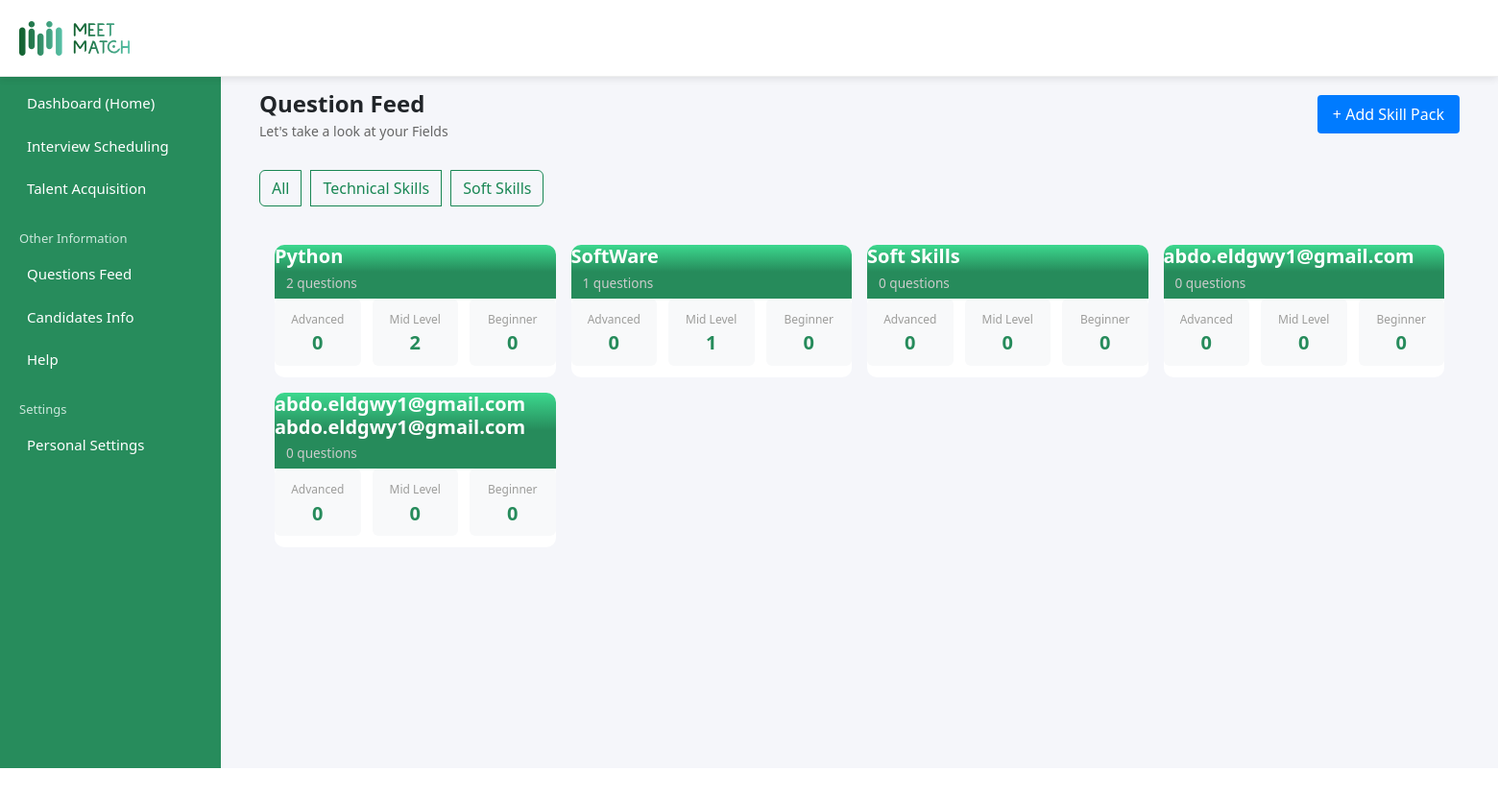
The page /admin_dashboard/questions/ (signed in) on the database its author committed.
### questions/models.py (models this page shows, shortened)
class Field(models.Model):
    typeChoices = [
        ('Techincal', 'Techincal'),
        ('Soft Skill', 'Soft Skill'),
    ]
    created_by = models.ForeignKey(User, on_delete=models.CASCADE)
    field_type = models.CharField(max_length=50, choices=typeChoices, default='Techincal')
    name = models.CharField(max_length=100)
    slug = models.SlugField(max_length=100, unique=True, blank=True)

### questions/views.py (the view, shortened to what this page needs)
# urls.py: path('', views.question_feed, name='questions'),
@login_required
def question_feed(request):
    fields = Field.objects.filter(created_by=request.user)
    field_data = []
    for field in fields:
        questions = Question.objects.filter(field=field)
        field_data.append({
            'field_id': field.id,
            'field_type': field.field_type,
            'field_name': field.name,
            'field_slug': field.slug,
            'total': questions.count(),
            'advanced': questions.filter(level='Advanced').count(),
            'mid': questions.filter(level='Mid').count(),
            'beginner': questions.filter(level='Beginner').count(),
        })
    context = {
        'field_data': field_data,
        'question_form': QuestionForm(),
        'field_form': FieldForm(user=request.user),
    }
    return render(request, 'admin/question_feed.html', context)

### templates/admin/question_feed.html (shortened to what this page needs)
{% extends 'admin_base.html' %}
{% load static %}
{% block extra_css %}
  <link href="https://cdn.jsdelivr.net/npm/select2@4.1.0-rc.0/dist/css/select2.min.css" rel="stylesheet" />
  <link href="https://cdn.jsdelivr.net/npm/bootstrap@5.1.3/dist/css/bootstrap.min.css" rel="stylesheet">
  <link rel="stylesheet" href="{% static 'css/question.css' %}">
{% endblock %}
{% block content %}
      <div class="question-header">
        <div>
          <div class="question-title">Question Feed</div>
          <div class="question-subtitle">Let's take a look at your Fields</div>
        </div>
        <div class="header-buttons">
          <button class="create-btn" onclick="openFieldPopup()">+ Add Skill Pack</button>
        </div>
      </div>
<div class="btn-group mb-4" role="group" aria-label="Filter Fields" style="gap: 10px;">
  <button type="button" class="btn btn-outline-success custom-filter-btn" onclick="filterFields('All')">All</button>
  <button type="button" class="btn btn-outline-success custom-filter-btn" onclick="filterFields('Techincal')">Technical Skills</button>
  <button type="button" class="btn btn-outline-success custom-filter-btn" onclick="filterFields('Soft Skill')">Soft Skills</button>
</div>
      <div class="cards-container">
        {% for item in field_data %}
          <div class="card-wrapper" data-field-type="{{ item.field_type|default:'Techincal' }}">
            <a href="{% url 'Questions:edit_question' item.field_slug %}" class="card-link">
              <div class="question-card">
                <div class="card-header">
                  <h3>{{ item.field_name }}</h3>
                  <div class="question-total">{{ item.total }} questions</div>
                </div>
                <div class="card-body">
                  <div class="level-stats">
                    <div class="level-item">
                      <div class="level-label">Advanced</div>
                      <div class="level-value">{{ item.advanced }}</div>
                    </div>
                    <div class="level-item">
                      <div class="level-label">Mid Level</div>
                      <div class="level-value">{{ item.mid }}</div>
                    </div>
                    <div class="level-item">
                      <div class="level-label">Beginner</div>
                      <div class="level-value">{{ item.beginner }}</div>
                    </div>
                  </div>
                </div>
              </div>
            </a>
          </div>
        {% endfor %}
      </div>
    </div>
  </div>
  <link rel="stylesheet" href="https://cdnjs.cloudflare.com/ajax/libs/font-awesome/5.15.4/css/all.min.css">
{% endblock %}

### static/css/style.css (style rules this page uses)
* { margin: 0; padding: 0; box-sizing: border-box; font-family: 'Segoe UI', sans-serif; }
body, html { height: 100%; background-color: #fff; }
body { color: #1a1a1a; }

### static/css/question.css (style rules this page uses)
.question-header { display: flex; justify-content: space-between; align-items: center; margin-bottom: 30px; }
.question-title { font-size: 24px; font-weight: bold; }
.question-subtitle { font-size: 14px; color: #666; }
.create-btn { padding: 0.5rem 1rem; border: none; border-radius: 4px; background-color: #007bff; color: white; cursor: pointer; transition: background-color 0.2s; }
.question-card { background: white; border-radius: 10px; box-shadow: 0 2px 4px rgba(255, 255, 255, 0.08); overflow: hidden; transition: all 0.3s ease; height: 100%; display: flex; flex-direction: column; }
.question-card h3 { margin-bottom: 6px; }
.question-card { font-size: 13px; color: #ccc; margin-bottom: 12px; }
.header-buttons { display: flex; gap: 1rem; }
.cards-container { display: grid; grid-template-columns: repeat(auto-fill, minmax(280px, 1fr)); gap: 1rem; padding: 1rem; width: 100%; max-width: 1400px; margin: 0 auto; }
.card-link { text-decoration: none; color: inherit; transition: transform 0.2s ease; height: 100%; }
.card-header { background: linear-gradient(#3cd88e, #268b5b, #268b5b); color: white; padding: 21.25rem; position: relative; }
.card-header h3 { margin: 0; color: white; font-size: 1.25rem; font-weight: 600; padding-right: 80px; }
.question-total { top: 0.75rem; right: 0.75rem; padding: 0.35rem 0.75rem; border-radius: 15px; font-size: 0.85rem; }
.card-body { padding: 1.25rem; flex-grow: 1; }
.level-stats { display: grid; grid-template-columns: repeat(3, 1fr); gap: 0.75rem; }
.level-item { text-align: center; padding: 0.75rem 0.5rem; background: #f8f9fa; border-radius: 6px; transition: background-color 0.2s ease; min-height: 70px; display: flex; flex-direction: column; justify-content: center; align-items: center; }
.level-label { font-size: 0.75rem; color: rgb(157, 157, 155); margin-bottom: 0.35rem; white-space: nowrap; width: 100%; text-align: center; }
.level-value { font-size: 1.25rem; font-weight: 600; color: #268b5b; line-height: 1; }
.card-wrapper { position: relative; height: 100%; }

### rows shown on the page
Field: field_name "Python"
Field: field_name "SoftWare"
Field: field_name "Soft Skills"
Field: field_name "abdo.eldgwy1@gmail.com"
Field: field_name "abdo.eldgwy1@gmail.com abdo.eldgwy1@gmail.com"

### other values the page prints
{{ item.total }} "2" "1" "0" "0" "0"
{{ item.advanced }} "0" "0" "0" "0" "0"
{{ item.mid }} "2" "1" "0" "0" "0"
{{ item.beginner }} "0" "0" "0" "0" "0"
